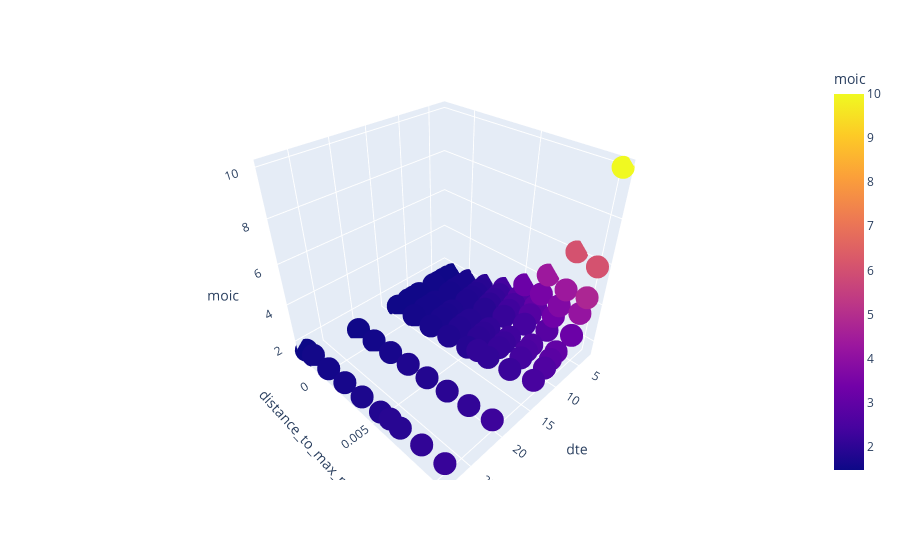

Notebook source saved alongside this figure:
### Code cell
fig = px.scatter_3d(df[['dte','distance_to_max_profit','moic']], x="dte", y="distance_to_max_profit",z='moic',color='moic')
fig.show()
